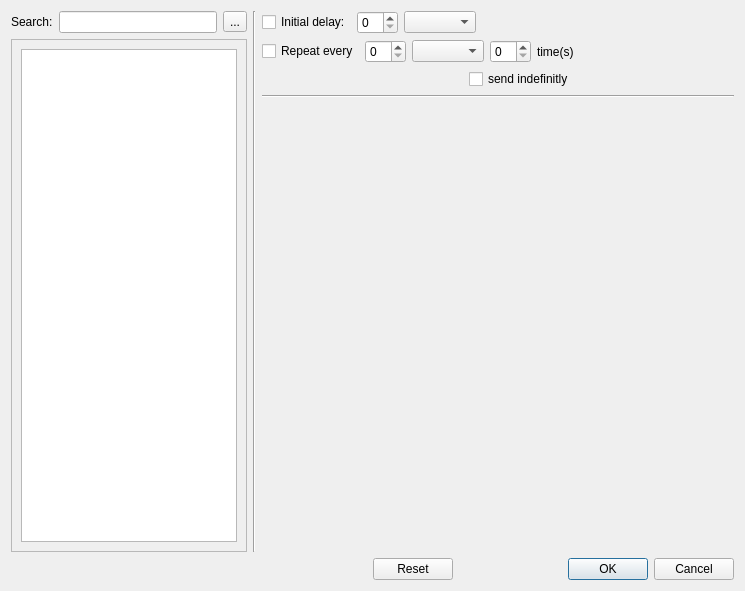
<?xml version="1.0" encoding="UTF-8"?>
<ui version="4.0">
 <class>MessageUpdateDialog</class>
 <widget class="QDialog" name="MessageUpdateDialog">
  <property name="geometry">
   <rect>
    <x>0</x>
    <y>0</y>
    <width>745</width>
    <height>591</height>
   </rect>
  </property>
  <property name="windowTitle">
   <string>Message Update Dialog</string>
  </property>
  <layout class="QVBoxLayout" name="verticalLayout_5" stretch="0,0">
   <item>
    <layout class="QHBoxLayout" name="horizontalLayout_9" stretch="1,0,2">
     <item>
      <layout class="QVBoxLayout" name="verticalLayout_4">
       <item>
        <layout class="QHBoxLayout" name="horizontalLayout_2">
         <item>
          <widget class="QLabel" name="m_searchLabel">
           <property name="text">
            <string>Search:</string>
           </property>
          </widget>
         </item>
         <item>
          <widget class="QLineEdit" name="m_searchLineEdit"/>
         </item>
         <item>
          <widget class="QToolButton" name="m_clearSearchToolButton">
           <property name="toolTip">
            <string>Search</string>
           </property>
           <property name="text">
            <string>...</string>
           </property>
           <property name="icon">
            <iconset resource="../ui.qrc">
             <normaloff>:/image/clear.png</normaloff>:/image/clear.png</iconset>
           </property>
          </widget>
         </item>
        </layout>
       </item>
       <item>
        <widget class="QScrollArea" name="m_msgListScrollArea">
         <property name="widgetResizable">
          <bool>true</bool>
         </property>
         <widget class="QWidget" name="scrollAreaWidgetContents">
          <property name="geometry">
           <rect>
            <x>0</x>
            <y>0</y>
            <width>233</width>
            <height>497</height>
           </rect>
          </property>
          <layout class="QVBoxLayout" name="verticalLayout">
           <item>
            <widget class="QListWidget" name="m_msgListWidget"/>
           </item>
          </layout>
         </widget>
        </widget>
       </item>
      </layout>
     </item>
     <item>
      <widget class="Line" name="line">
       <property name="orientation">
        <enum>Qt::Vertical</enum>
       </property>
      </widget>
     </item>
     <item>
      <layout class="QVBoxLayout" name="verticalLayout_3">
       <item>
        <layout class="QHBoxLayout" name="horizontalLayout_8">
         <item>
          <widget class="QCheckBox" name="m_delayCheckBox">
           <property name="text">
            <string>Initial delay:</string>
           </property>
          </widget>
         </item>
         <item>
          <widget class="QSpinBox" name="m_delaySpinBox"/>
         </item>
         <item>
          <widget class="QComboBox" name="m_delayUnitsComboBox"/>
         </item>
         <item>
          <spacer name="horizontalSpacer_3">
           <property name="orientation">
            <enum>Qt::Horizontal</enum>
           </property>
           <property name="sizeHint" stdset="0">
            <size>
             <width>40</width>
             <height>20</height>
            </size>
           </property>
          </spacer>
         </item>
        </layout>
       </item>
       <item>
        <layout class="QHBoxLayout" name="horizontalLayout_7">
         <item>
          <layout class="QVBoxLayout" name="verticalLayout_2">
           <item>
            <layout class="QHBoxLayout" name="horizontalLayout_6">
             <item>
              <layout class="QHBoxLayout" name="horizontalLayout_5">
               <item>
                <widget class="QCheckBox" name="m_repeatCheckBox">
                 <property name="text">
                  <string>Repeat every</string>
                 </property>
                </widget>
               </item>
               <item>
                <widget class="QSpinBox" name="m_repeatSpinBox"/>
               </item>
               <item>
                <widget class="QComboBox" name="m_repeatUnitsComboBox"/>
               </item>
              </layout>
             </item>
             <item>
              <layout class="QHBoxLayout" name="horizontalLayout_3">
               <item>
                <widget class="QSpinBox" name="m_repeatCountSpinBox"/>
               </item>
               <item>
                <widget class="QLabel" name="m_timesLabel">
                 <property name="text">
                  <string>time(s)</string>
                 </property>
                </widget>
               </item>
              </layout>
             </item>
            </layout>
           </item>
           <item>
            <layout class="QHBoxLayout" name="horizontalLayout_4">
             <item>
              <spacer name="horizontalSpacer_4">
               <property name="orientation">
                <enum>Qt::Horizontal</enum>
               </property>
               <property name="sizeHint" stdset="0">
                <size>
                 <width>40</width>
                 <height>20</height>
                </size>
               </property>
              </spacer>
             </item>
             <item>
              <widget class="QCheckBox" name="m_indefinitelyCheckBox">
               <property name="text">
                <string>send indefinitly</string>
               </property>
              </widget>
             </item>
            </layout>
           </item>
          </layout>
         </item>
         <item>
          <spacer name="horizontalSpacer_2">
           <property name="orientation">
            <enum>Qt::Horizontal</enum>
           </property>
           <property name="sizeHint" stdset="0">
            <size>
             <width>40</width>
             <height>20</height>
            </size>
           </property>
          </spacer>
         </item>
        </layout>
       </item>
       <item>
        <widget class="Line" name="line_2">
         <property name="orientation">
          <enum>Qt::Horizontal</enum>
         </property>
        </widget>
       </item>
       <item>
        <widget class="QWidget" name="m_msgDetailsWidget" native="true"/>
       </item>
       <item>
        <spacer name="verticalSpacer">
         <property name="orientation">
          <enum>Qt::Vertical</enum>
         </property>
         <property name="sizeHint" stdset="0">
          <size>
           <width>20</width>
           <height>40</height>
          </size>
         </property>
        </spacer>
       </item>
      </layout>
     </item>
    </layout>
   </item>
   <item>
    <layout class="QHBoxLayout" name="horizontalLayout">
     <item>
      <spacer name="horizontalSpacer">
       <property name="orientation">
        <enum>Qt::Horizontal</enum>
       </property>
       <property name="sizeHint" stdset="0">
        <size>
         <width>40</width>
         <height>20</height>
        </size>
       </property>
      </spacer>
     </item>
     <item>
      <widget class="QDialogButtonBox" name="m_buttonBox">
       <property name="orientation">
        <enum>Qt::Horizontal</enum>
       </property>
       <property name="standardButtons">
        <set>QDialogButtonBox::Cancel|QDialogButtonBox::Ok|QDialogButtonBox::Reset</set>
       </property>
      </widget>
     </item>
    </layout>
   </item>
  </layout>
 </widget>
 <resources>
  <include location="../ui.qrc"/>
 </resources>
 <connections>
  <connection>
   <sender>m_buttonBox</sender>
   <signal>accepted()</signal>
   <receiver>MessageUpdateDialog</receiver>
   <slot>accept()</slot>
   <hints>
    <hint type="sourcelabel">
     <x>248</x>
     <y>254</y>
    </hint>
    <hint type="destinationlabel">
     <x>157</x>
     <y>274</y>
    </hint>
   </hints>
  </connection>
  <connection>
   <sender>m_buttonBox</sender>
   <signal>rejected()</signal>
   <receiver>MessageUpdateDialog</receiver>
   <slot>reject()</slot>
   <hints>
    <hint type="sourcelabel">
     <x>316</x>
     <y>260</y>
    </hint>
    <hint type="destinationlabel">
     <x>286</x>
     <y>274</y>
    </hint>
   </hints>
  </connection>
 </connections>
</ui>
